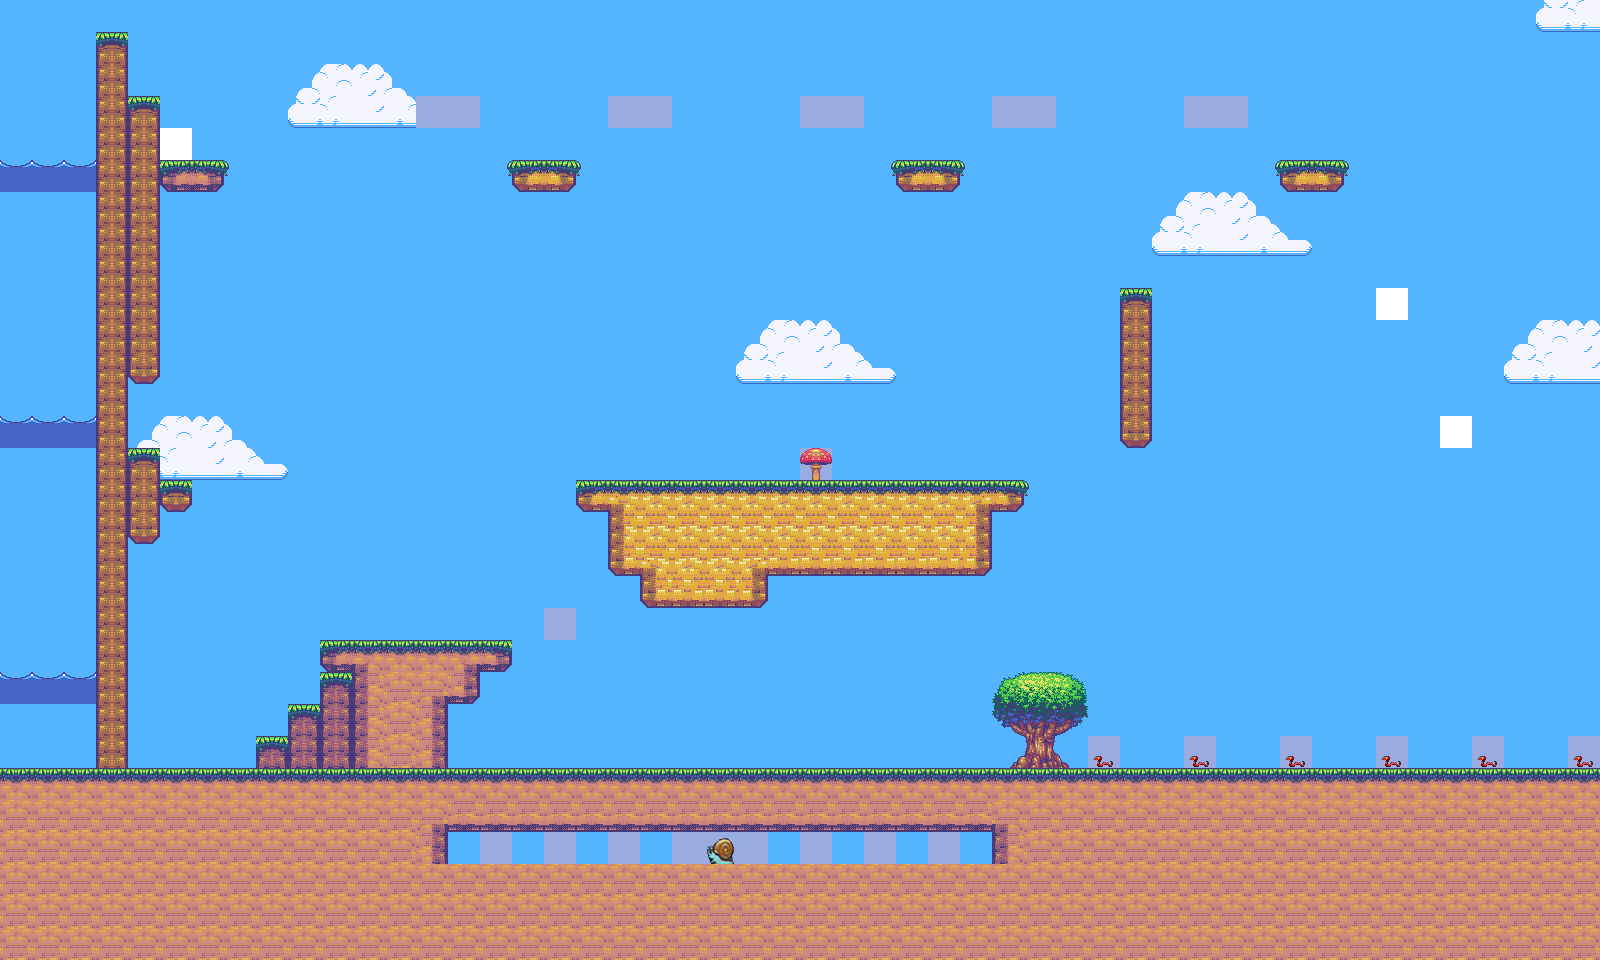

Below is a game level as drawn by its tile map, then a one-line description and the .tmx that defines it (tile-layer data replaced by summaries):
An orthogonal 50x30 tile map with 32x32 px tiles, 2 tile layers (g, c), 1 hidden layer not drawn.

<map version="1.0" orientation="orthogonal" width="50" height="30" tilewidth="32" tileheight="32">
 <tileset firstgid="1" name="tilemap" tilewidth="32" tileheight="32">
  <image source="tilemap.png" width="1024" height="1024" />
 </tileset>
 <layer name="g" width="50" height="30">
  <data>[1500 cells, 1500 non-empty, 60 distinct tile ids]</data>
 </layer>
 <layer name="b" width="50" height="30" visible="0">
  <data>[1500 cells, 1500 non-empty, 24 distinct tile ids]</data>
 </layer>
 <layer name="c" width="50" height="30">
  <data>[1500 cells, 28 non-empty, 6 distinct tile ids]</data>
 </layer>
</map>